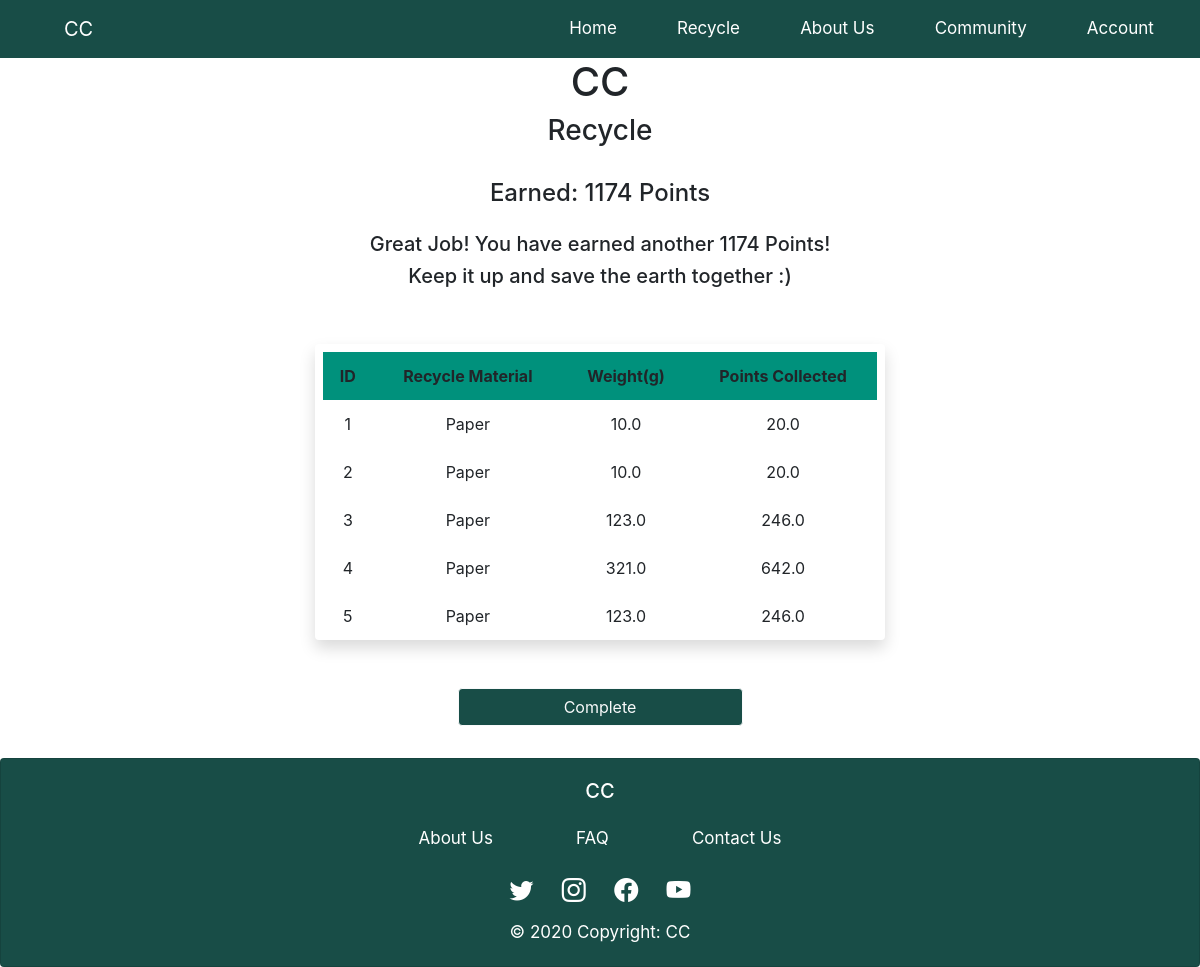
Before: /process3/1 with the older database file.
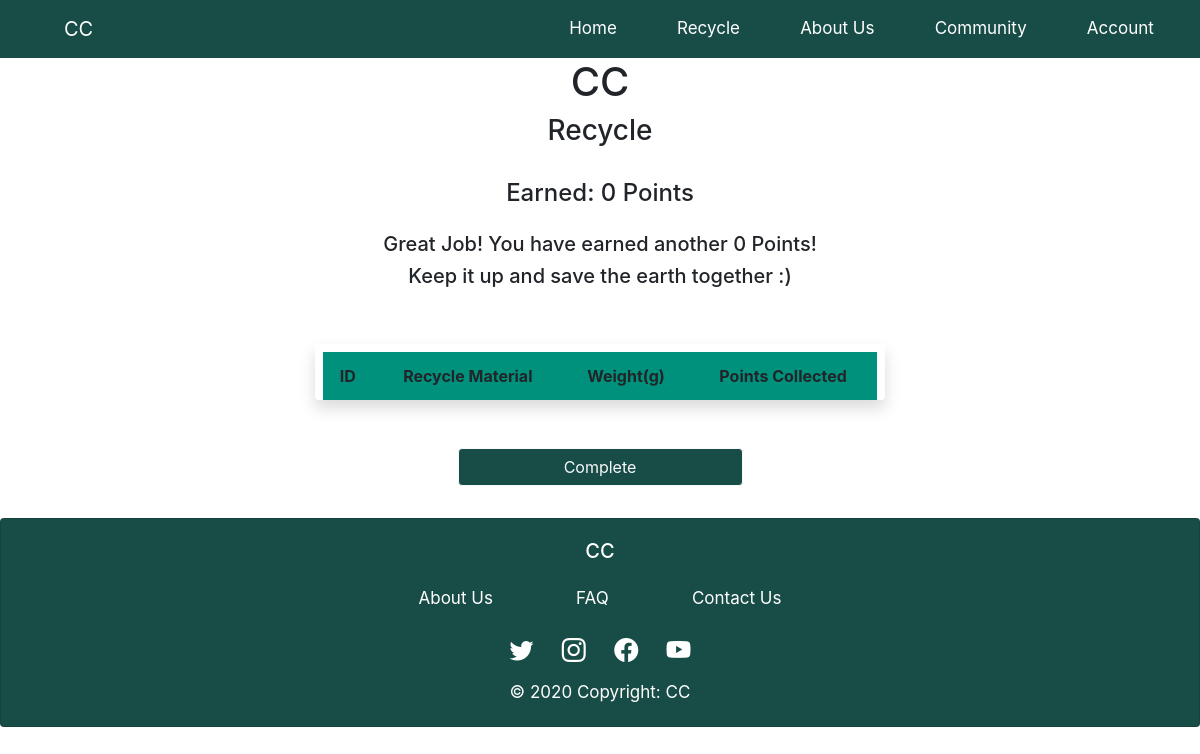
After: the same page with the newer database file.
### app.py (models this page shows)
class RecycledItem(db.Model):
    id = db.Column(db.Integer, primary_key = True)
    material = db.Column(db.String(200), nullable = False)
    weight = db.Column(db.Float, nullable = False)
    recycle_id = db.Column(db.Integer, db.ForeignKey('recycle.id'))
    def __init__(self, material, weight):
        self.material = material
        self.weight = weight
    @hybrid_property
    def calculate_points(self):
        if self.material == 'Paper':
            point = 2 * self.weight
        elif self.material == 'Plastic':
            point = 4 * self.weight
        else:
            point = 5 * self.weight
        return point

### app.py (the view)
@app.route('/process3/<int:id>', methods=['GET', 'POST'])
def process3(id):
    recycled_items = RecycledItem.query.order_by(RecycledItem.recycle_id) # Can be Used for user history
    i = RecycledItem
    store_point = []
    for recycled_item in recycled_items:
        point = RecycledItem(recycled_item.material, recycled_item.weight)
        store_point.append(point.calculate_points)
    total_point = "{:.0f}".format(sum(store_point))
    return render_template("MachineProcess/process3.html", recycled_items = recycled_items, i = i, total_point = total_point)

### app.py (called while the page is built)
@app.before_request
def before_request():
    g.user = None
    if 'user id' in session:
        g.user = session['user id']

### templates/MachineProcess/process3.html (shortened to what this page needs)
{% extends "base.html" %}
{% block head %}
    <link rel="stylesheet" href="{{ url_for('static', filename='CSS/process.css')}}">
{% endblock %}
{% block content %}
<div class="container-sm col-lg-6 ml-auto">
    <h1 class="text-center">CC</h1>
    <h3 class="text-center">Recycle</h3>
    <br>
    <div class="form-group pb-3">
        <h4 class="text-center pb-3">Earned: {{total_point}} Points</h4>
        <h5 class="text-center">Great Job! You have earned another {{total_point}} Points!</h5>
        <h5 class="text-center pb-3">Keep it up and save the earth together :)</h5>
    </div>
    <div class="pr-2 pt-2 pl-2 rounded shadow mb-5">
        <table class="table">
            <thead class="thead-green">
              <tr class="text-center">
                <th scope="col">ID</th>
                <th scope="col">Recycle Material</th>
                <th scope="col">Weight(g)</th>
                <th scope="col">Points Collected</th>
              </tr>
            </thead>
            <tbody>
              {% for recycled_item in recycled_items%}
              <tr class="text-center">
                <td>{{ recycled_item.id }}</td>
                <td>{{ recycled_item.material }}</td>
                <td>{{ recycled_item.weight }}</td>
                <td>{{ i(recycled_item.material, recycled_item.weight).calculate_points}}</td>
              </tr>
              {% endfor%}
            </tbody>
          </table>
        </div>
        <div class="form-group pb-3 d-flex justify-content-center">
            <a type="button" href="{{ url_for('process1')}}" class="btn button-color btn-outline-light w-50">Complete</a>
        </div>
</div>
{% endblock %}

### templates/base.html (shortened to what this page needs)
<!DOCTYPE html>
<html lang="en">
<head>
    <link rel="stylesheet" href="https://cdn.jsdelivr.net/npm/bootstrap@4.6.2/dist/css/bootstrap.min.css">
    <link rel="stylesheet" href="https://cdn.jsdelivr.net/npm/bootstrap-icons@1.9.1/font/bootstrap-icons.css">
    <link rel="stylesheet" href="{{ url_for('static', filename='CSS/base.css')}}">
    {% block head %}
    {% endblock %}
</head>
<body>
    {% block navbar %}
        {% if session['account_type'] != "Guest" %}
            {% include 'includes/_navbar.html' %}
        {% else %}
            {% include 'includes/_guest_navbar.html' %}
        {% endif %}
    {% endblock %}
    <div class="container-fluid">
        {% block content %}
        {% endblock %}
    </div>
    {% block footer %}
        {% include 'includes/_footer.html' %}
    {% endblock %}
</body>
</html>

### templates/includes/_navbar.html (shortened to what this page needs)
<nav class="navbar navbar-expand-sm">
<a class="navbar-brand mt-lg-0" href="/">CC</a>
<div class="collapse navbar-collapse" id="navbarSupportedContent">
    <ul class="navbar-nav">
        <li class="nav-item">
        <a class="nav-link" href="/">Home</a>
        </li>
        <li class="nav-item">
        <a class="nav-link" href="/process1">Recycle</a>
        </li>
        <li class="nav-item">
            <a class="nav-link" href="#">About Us</a>
        </li>
        <li class="nav-item">
        <a class="nav-link" href="#">Community</a>
        </li>
        <li class="nav-item">
            <a class="nav-link" href="#">Account</a>
        </li>
    </ul>
</div>
</nav>

### templates/includes/_footer.html
<div class="card text-center footer">
    <div class="card-body">
        <h5 class="card-title">CC</h5>
        <div class="footerlink-grid mx-auto">
            <a class="about" href="/Aboutus">About Us</a>
            <a class="faq" href="/faq">FAQ</a>
            <a class="contact" href="/Aboutus#Contact">Contact Us</a>
        </div>
        <div class="footersocials-grid mx-auto">
            <a class="twitter" href="https://twitter.com/i/flow/login"><i class="bi bi-twitter"></i></a>
            <a class="ig" href="https://www.instagram.com/accounts/login/"><i class="bi bi-instagram"></i></a>
            <a class="fb" href="https://www.facebook.com/"><i class="bi bi-facebook"></i></a>
            <a class="yt" href="https://www.youtube.com/"><i class="bi bi-youtube"></i></a>
        </div>
        <span>© 2020 Copyright: CC</span>
    </div>
</div>

### static/CSS/base.css (style rules this page uses)
nav, .footer { background-color: #184D47; color: #FFF; font-size: 17px; }
a, i { color: #FFF; }
.navbar-brand { margin-left: 3rem; }
nav div ul { margin-left: auto; justify-content: space-around; width: 60%; }
.about { grid-area: about; }
.faq { grid-area: faq; }
.contact { grid-area: contact; }
.twitter { grid-area: twitter; }
.ig { grid-area: instagram; }
.fb { grid-area: facebook; }
.yt { grid-area: youtube; }
.footerlink-grid { display: grid; grid-template-areas: 'about faq contact'; gap: 5px; padding: 11px; width: 40%; }
.footersocials-grid { display: grid; grid-template-areas: 'twitter instagram facebook youtube'; gap: 0px; padding: 11px; width: 20%; }
.bi { font-size: 1.5rem; }
.container-fluid { padding: 0; }
.table td, .table thead th { border-top: none; border-bottom: 0rem !important; }

### static/CSS/process.css (style rules this page uses)
.button-color { background-color: #184D47; }
.thead-green { background-color: #00917C; }

Changed rows visible on the page:
removed RecycledItem: id "1", material "Paper", weight "10.0", material+weight "20.0"
removed RecycledItem: id "2", material "Paper", weight "10.0", material+weight "20.0"
removed RecycledItem: id "3", material "Paper", weight "123.0", material+weight "246.0"
removed RecycledItem: id "4", material "Paper", weight "321.0", material+weight "642.0"
removed RecycledItem: id "5", material "Paper", weight "123.0", material+weight "246.0"
Other visible differences:
{{ total_point }}: "1174" → "0"
